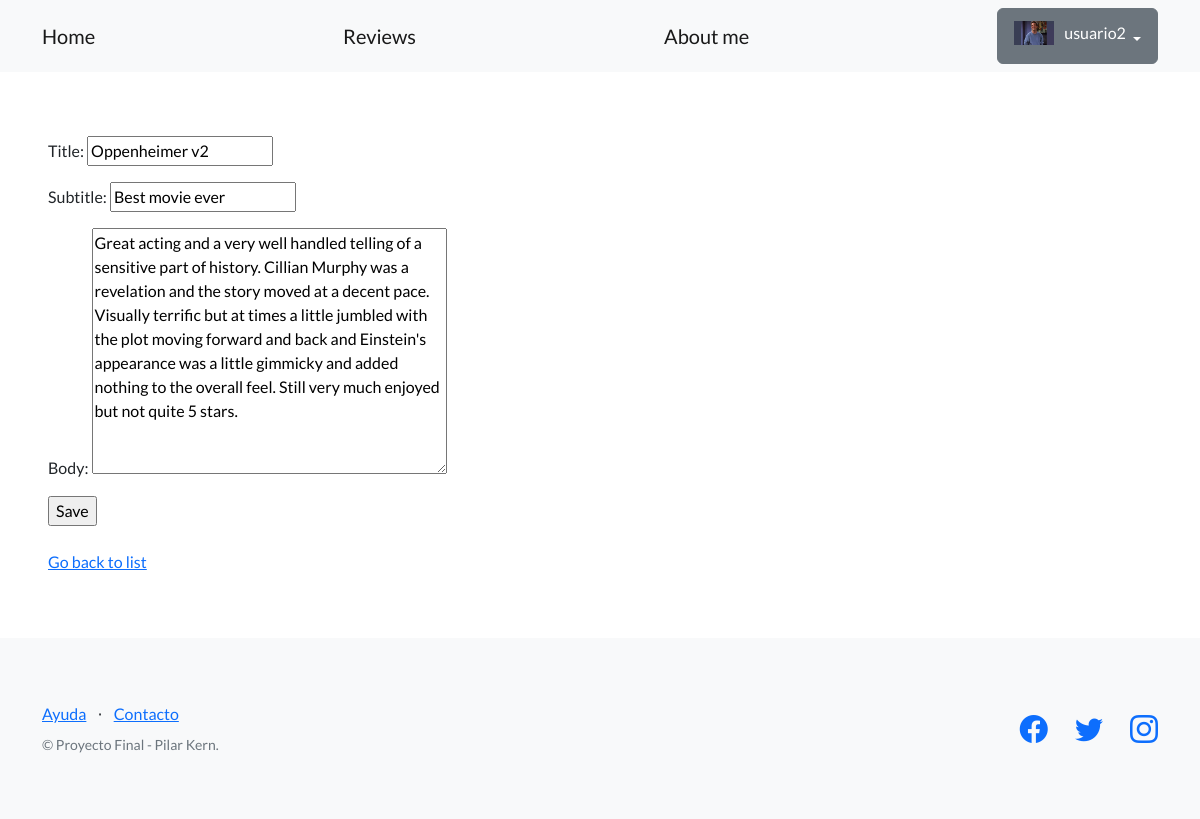
/blog/edit-article/14/ (signed in), run on the app's committed database.
### perfiles/models.py (models this page shows, shortened)
class Avatar(models.Model):
    user = models.OneToOneField(User, on_delete=models.CASCADE, null=True)
    imagen = models.ImageField(upload_to='avatares', null=True, blank=True)

### blog/models.py (models this page shows, shortened)
class Article(models.Model):
    title = models.CharField(max_length=64)
    subtitle = models.CharField(max_length=256, blank=True)
    body = models.TextField()
    date = models.DateField(auto_now=True, null=True)
    creator = models.ForeignKey(User, on_delete=models.SET_NULL, null=True)

### blog/views.py (the view)
# urls.py: path('edit-article/<int:pk>/', ArticleUpdateView.as_view(), name='edit_article'),
class ArticleUpdateView(LoginRequiredMixin, UpdateView):
     model = Article
     fields = ('title', 'subtitle', 'body')
     success_url = reverse_lazy('articles_list')

### blog/templates/blog/article_form.html (shortened to what this page needs)
{% extends "base.html" %}
{% block contenido %}
<form method="post">
 {{ form.as_p }}
 <input type="submit" value="Save" />
</form>
<br>
<a href="{% url 'articles_list' %}">Go back to list</a>
{% endblock contenido %}

### templates_base/base.html (shortened to what this page needs)
{% load static %}
<!DOCTYPE html>
<html lang="en">
    <head>
        <link href="https://cdn.jsdelivr.net/npm/bootstrap-icons@1.5.0/font/bootstrap-icons.css" rel="stylesheet" type="text/css" />
        <link href="{% static 'css/styles.css' %}" rel="stylesheet" />
    </head>
    <body>
        <nav class="navbar navbar-light bg-light static-top">
            <div class="container">
                <a class="navbar-brand" href="{% url 'home' %}">Home</a>
                <a class="navbar-brand" href="{% url 'articles_list' %}">Reviews</a>
                <a class="navbar-brand" href="{% url 'about' %}" >About me</a>
                {% if user.is_authenticated %}
                <div class="dropdown">
                    <button class="btn btn-secondary dropdown-toggle" type="button" id="dropdownMenuButton1" data-bs-toggle="dropdown" aria-expanded="false">
                        <div style="display: inline-flex;">
                            <img src="{{user.avatar.imagen.url}}" style="max-width:40px;margin-right: 10px;">
                            <span>{{ user.username }}</span>
                        </div>
                    </button>
                </div>
                {% else %}
                <a class="btn btn-primary" href="{% url 'login' %}">Log in</a>
                <a class="btn btn-success" href="{% url 'sign_up' %}">Sign up</a>
                {% endif %}
            </div>
        </nav>
        <section style="padding:4rem 3rem;">
            {% block contenido %}
            {% endblock contenido %}
        </section>
        <footer class="footer bg-light">
            <div class="container">
                <div class="row">
                    <div class="col-lg-6 h-100 text-center text-lg-start my-auto">
                        <ul class="list-inline mb-2">
                            <li class="list-inline-item"><a href="#!">Ayuda</a></li>
                            <li class="list-inline-item">⋅</li>
                            <li class="list-inline-item"><a href="#!">Contacto</a></li>
                        </ul>
                        <p class="text-muted small mb-4 mb-lg-0">&copy; Proyecto Final - Pilar Kern.</p>
                    </div>
                    <div class="col-lg-6 h-100 text-center text-lg-end my-auto">
                        <ul class="list-inline mb-0">
                            <li class="list-inline-item me-4">
                                <a href="https://www.facebook.com/NetflixArg"><i class="bi-facebook fs-3"></i></a>
                            </li>
                            <li class="list-inline-item me-4">
                                <a href="https://twitter.com/netflix"><i class="bi-twitter fs-3"></i></a>
                            </li>
                            <li class="list-inline-item">
                                <a href="https://www.instagram.com/netflix"><i class="bi-instagram fs-3"></i></a>
                            </li>
                        </ul>
                    </div>
                </div>
            </div>
        </footer>
    </body>
</html>

### data on the page
Article: title "Oppenheimer v2", subtitle "Best movie ever", body "Great acting and a very well handled telling of a sensitive part of history. Cillian Murphy was a revelation and the story moved at a decent pace. Visually terrific but at times a little jumbled with the plot moving forward and back and Einstein's appearance was a little gimmicky and added nothing to the overall feel. Still very much enjoyed but not quite 5 stars."

### other printed values
{{ user.username }} "usuario2"
